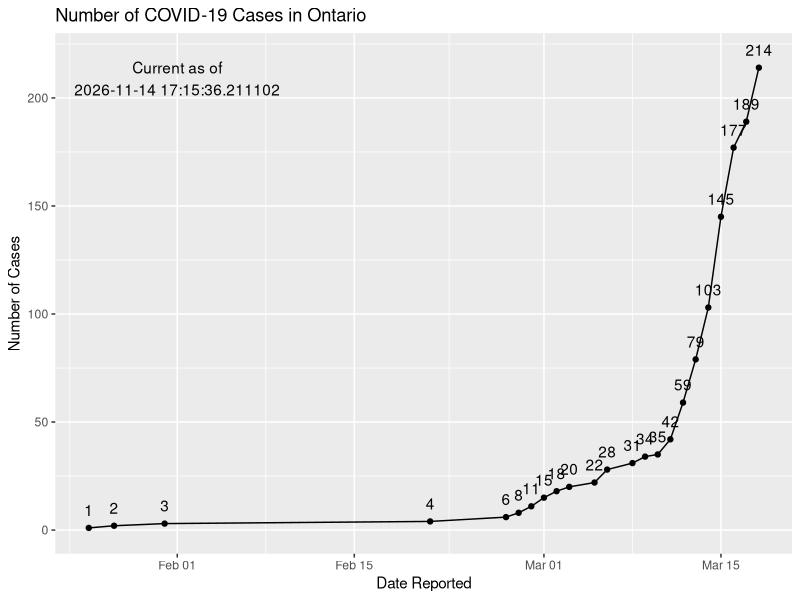
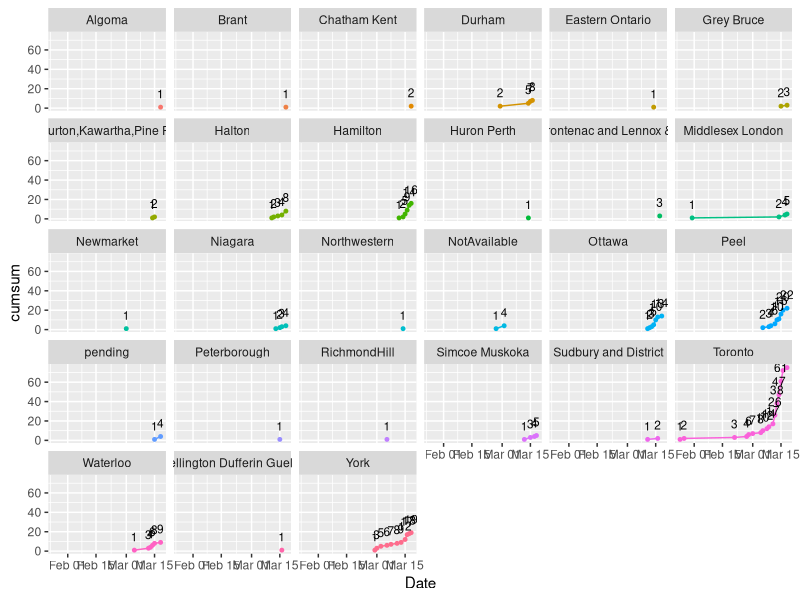

Write R code to recreate these figures, in order.
## ---- chunk 1
knitr::opts_chunk$set(echo = TRUE)

library(tidyverse)
library(lubridate)

## ---- chunk 2
df <- read_csv("Data/ontario_corona_cases.csv")
## ---- chunk 3
current_time <- Sys.time()

df %>% 
  group_by (Date) %>% 
  count () %>% 
  ungroup() %>% 
  mutate (cumsum = cumsum(n)) %>% 
  # print (n = Inf)
  ggplot (aes (x = Date, y = cumsum)) +
  geom_line() +
  geom_point() +
  scale_y_continuous(limits = c(0, length (df$Case_number) + 5)) +
  labs (title = "Number of COVID-19 Cases in Ontario",
        x = "Date Reported",
        y = "Number of Cases") +
  geom_text (aes (label = cumsum), 
             vjust = -1) +
  annotate("text", x = as.Date("2020-02-01"), y = length(df$Case_number) - 5, 
           label = paste0("Current as of\n", current_time )
           )

## ---- chunk 4
df %>% 
  group_by (Date, Public_Health_Unit) %>% 
  count () %>% 
  group_by (Public_Health_Unit) %>% 
  mutate (cumsum = cumsum (n)) %>% 
  arrange (Public_Health_Unit) %>% 
  ggplot (aes (x = Date, y = cumsum, colour = Public_Health_Unit)) +
  geom_line (aes (group = 1)) +
  geom_point(size = 1) +
  geom_text(aes (label = cumsum), 
            vjust = -1, 
            size = 3, 
            colour = "black") +
  facet_wrap(~ Public_Health_Unit) +
  theme (legend.position = "none",
         ncol = 3)
